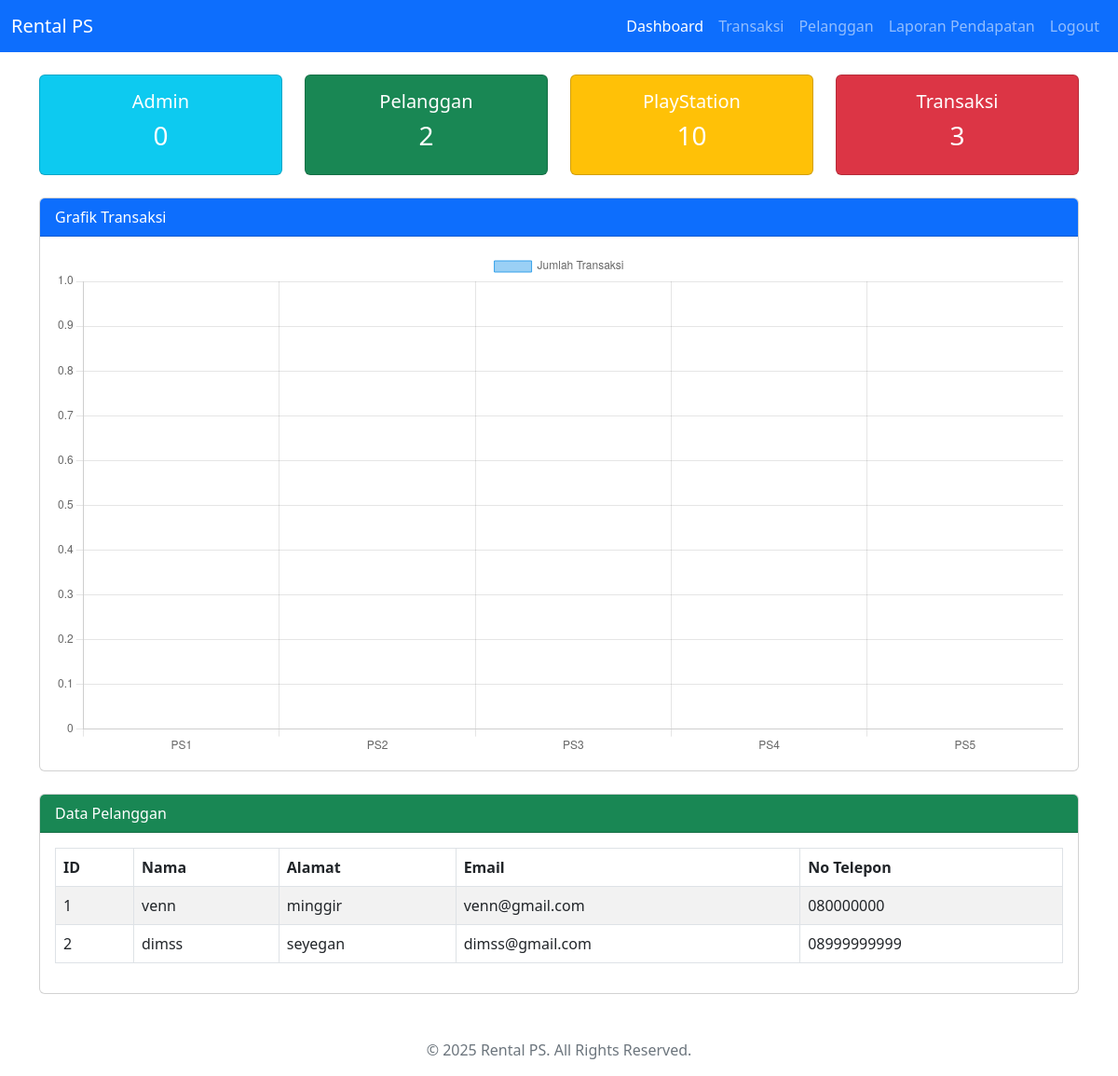
The page / on the database its author committed.
### tables this page shows
CREATE TABLE `pelanggan` (
  `id_pelanggan` int(11) NOT NULL,
  `nama` varchar(50) DEFAULT NULL,
  `alamat` varchar(100) DEFAULT NULL,
  `email` varchar(50) DEFAULT NULL,
  `no_telepon` varchar(15) DEFAULT NULL
);

### index.php (the view, shortened to what this page needs)
<!DOCTYPE html>
<html lang="en">
<head>
    <link href="https://cdn.jsdelivr.net/npm/bootstrap@5.3.0/dist/css/bootstrap.min.css" rel="stylesheet">
</head>
<body>
    <?php include 'config/db.php'; ?>
    <nav class="navbar navbar-expand-lg navbar-dark bg-primary">
        <div class="container-fluid">
            <a class="navbar-brand" href="#">Rental PS</a>
            <div class="collapse navbar-collapse" id="navbarNav">
                <ul class="navbar-nav ms-auto">
                    <li class="nav-item"><a class="nav-link active" href="index.php">Dashboard</a></li>
                    <li class="nav-item"><a class="nav-link" href="transaksi.php">Transaksi</a></li>
                    <li class="nav-item"><a class="nav-link" href="pelanggan.php">Pelanggan</a></li>
                    <li class="nav-item"><a class="nav-link" href="pendapatan.php">Laporan Pendapatan</a></li>
                    <li class="nav-item"><a class="nav-link" href="logout.php">Logout</a></li>
                </ul>
            </div>
        </div>
    </nav>
    <div class="container mt-4">
        <div class="row">
            <?php
            function get_count($table) {
                global $conn;
                $result = $conn->query("SELECT COUNT(*) AS total FROM `$table`");
                $data = $result->fetch_assoc();
                return $data['total'];
            }
            ?>
            <div class="col-md-3">
                <div class="card bg-info text-white card-hover">
                    <div class="card-body text-center">
                        <h5 class="card-title">Admin</h5>
                        <h3><?php echo get_count('Admin'); ?></h3>
                    </div>
                </div>
            </div>
            <div class="col-md-3">
                <div class="card bg-success text-white card-hover">
                    <div class="card-body text-center">
                        <h5 class="card-title">Pelanggan</h5>
                        <h3><?php echo get_count('Pelanggan'); ?></h3>
                    </div>
                </div>
            </div>
            <div class="col-md-3">
                <div class="card bg-warning text-white card-hover">
                    <div class="card-body text-center">
                        <h5 class="card-title">PlayStation</h5>
                        <h3><?php echo get_count('Playstation'); ?></h3>
                    </div>
                </div>
            </div>
            <div class="col-md-3">
                <div class="card bg-danger text-white card-hover">
                    <div class="card-body text-center">
                        <h5 class="card-title">Transaksi</h5>
                        <h3><?php echo get_count('Transaksi'); ?></h3>
                    </div>
                </div>
            </div>
        </div>
        <div class="row mt-4">
            <div class="col-md-12">
                <div class="card">
                    <div class="card-header bg-primary text-white">Grafik Transaksi</div>
                    <div class="card-body">
                        <canvas id="transaksiChart"></canvas>
                    </div>
                </div>
            </div>
        </div>
        <div class="row mt-4">
            <div class="col-md-12">
                <div class="card">
                    <div class="card-header bg-success text-white">Data Pelanggan</div>
                    <div class="card-body">
                        <table class="table table-bordered table-striped">
                            <thead>
                                <tr>
                                    <th>ID</th>
                                    <th>Nama</th>
                                    <th>Alamat</th>
                                    <th>Email</th>
                                    <th>No Telepon</th>
                                </tr>
                            </thead>
                            <tbody>
                                <?php
                                $sql = "SELECT * FROM Pelanggan";
                                $result = $conn->query($sql);
                                if ($result->num_rows > 0) {
                                    while($row = $result->fetch_assoc()) {
                                        echo "<tr>
                                                <td>" . $row["id_pelanggan"] . "</td>
                                                <td>" . $row["nama"] . "</td>
                                                <td>" . $row["alamat"] . "</td>
                                                <td>" . $row["email"] . "</td>
                                                <td>" . $row["no_telepon"] . "</td>
                                            </tr>";
                                    }
                                } else {
                                    echo "<tr><td colspan='5'>No data found</td></tr>";
                                }
                                ?>
                            </tbody>
                        </table>
                    </div>
                </div>
            </div>
        </div>
    </div>
    <div class="footer mt-5">
        <p>&copy; 2025 Rental PS. All Rights Reserved.</p>
    </div>
    <script>
        const ctx = document.getElementById('transaksiChart').getContext('2d');
        const transaksiChart = new Chart(ctx, {
            type: 'bar',
            data: {
                labels: ['PS1', 'PS2', 'PS3', 'PS4', 'PS5'],
                datasets: [{
                    label: 'Jumlah Transaksi',
                    data: [], // Data will be fetched from the API
                    backgroundColor: 'rgba(54, 162, 235, 0.5)',
                    borderColor: 'rgba(54, 162, 235, 1)',
                    borderWidth: 1
                }]
            },
            options: {
                responsive: true,
                plugins: {
                    legend: { position: 'top' }
                }
            }
        });
        // Fetch chart data from API
        fetch('api/transaksi_chart_data.php')
            .then(response => response.json())
            .then(data => {
                transaksiChart.data.datasets[0].data = data.transaksi_counts;
                transaksiChart.update();
            })
            .catch(error => console.error('Error fetching chart data:', error));
    </script>
</body>
</html>

### index.php (style rules this page uses)
.nav-link.active { background-color: #0d6efd; color: #fff !important; }
.footer { text-align: center; margin-top: 30px; color: #6c757d; }

### rows shown on the page
pelanggan: id_pelanggan "1", nama "venn", alamat "minggir", email "venn@gmail.com", no_telepon "080000000"
pelanggan: id_pelanggan "2", nama "dimss", alamat "seyegan", email "dimss@gmail.com", no_telepon "08999999999"

### other values the page prints
get_count('Admin') "0"
get_count('Pelanggan') "2"
get_count('Playstation') "10"
get_count('Transaksi') "3"
